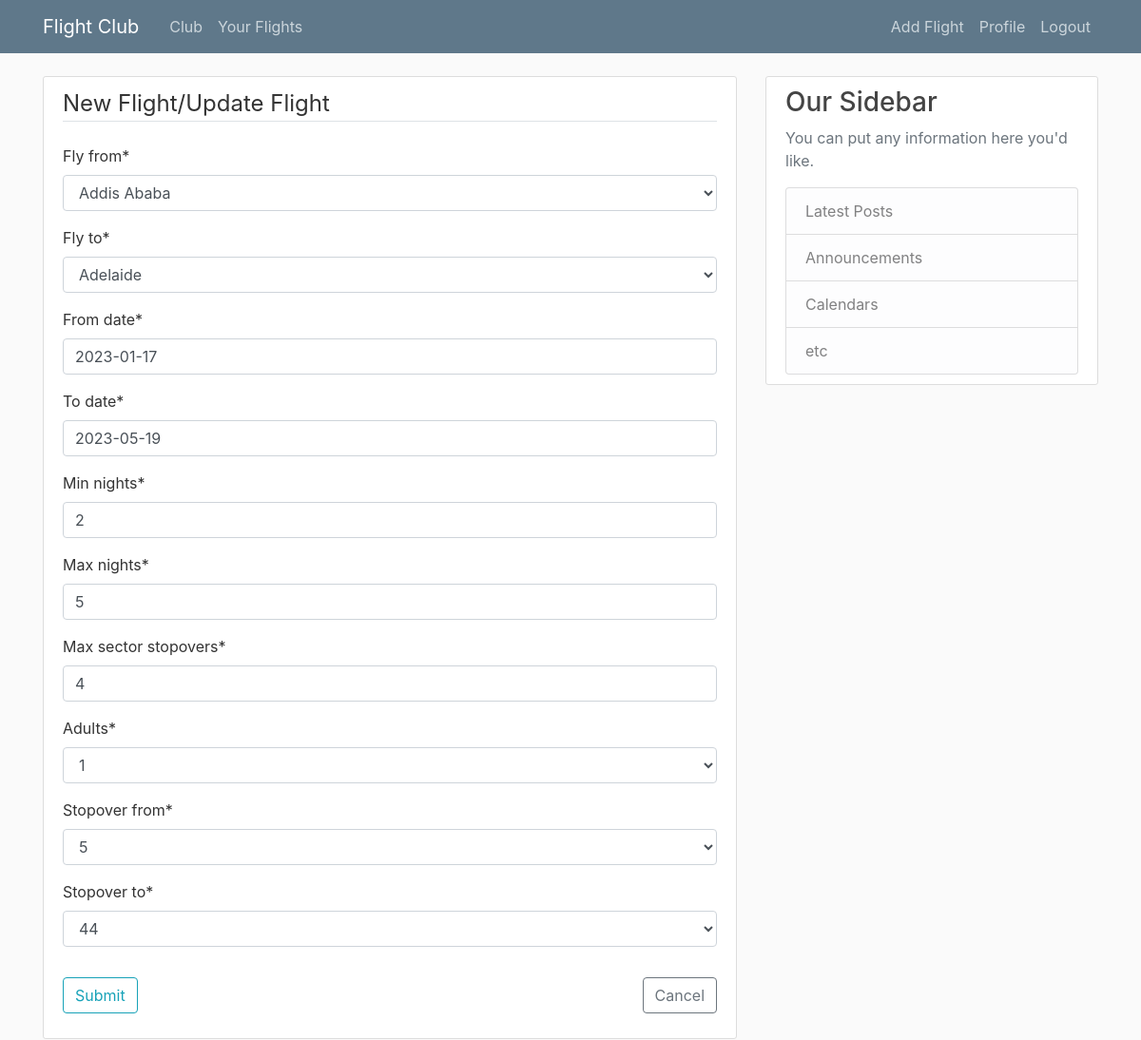
Page /flights-list/68/update/ (signed in) on the committed database.
### web/models.py (models this page shows, shortened)
class FlightDetails(models.Model):
    objects = models.Manager()
    CITIES_CHOICES = [(str(city), str(city)) for city in sorted(list(cities_and_codes.keys()))]
    ADULTS_CHOICES = [(i, i) for i in range(1,10)]
    STOPOVER_CHOICES = [(str(i), str(i)) for i in range(1,49)]
    title = models.CharField(max_length=50, blank=True)
    slug = models.SlugField(blank=True, null=True)
    user = models.ForeignKey(User, on_delete=models.CASCADE)
    fly_from = models.CharField(max_length=30, choices=CITIES_CHOICES)
    fly_to = models.CharField(max_length=30, choices=CITIES_CHOICES)
    from_date = models.DateField(null=True)
    to_date = models.DateField(null=True)
    min_nights = models.IntegerField(null=True)
    max_nights = models.IntegerField(null=True)
    max_sector_stopovers = models.IntegerField(null=True)
    adults = models.IntegerField(choices=ADULTS_CHOICES, null=True)
    stopover_from = models.CharField(max_length=30, choices=STOPOVER_CHOICES, null=True)
    stopover_to = models.CharField(max_length=30, choices=STOPOVER_CHOICES, null=True)
    iata_city_from = models.CharField(max_length=3, blank=True)
    iata_city_to = models.CharField(max_length=3, blank=True)
    price = models.IntegerField(blank=True, null=True)
    iata_port_from = models.CharField(max_length=3, blank=True, null=True)
    iata_port_to = models.CharField(max_length=3, blank=True, null=True)
    nights = models.IntegerField(blank=True, null=True)
    departure_date = models.DateField(blank=True, null=True)
    arrival_date = models.DateField(blank=True, null=True)
    tequila_affiliate_link = models.TextField(blank=True, null=True)

### web/views.py (the view, shortened to what this page needs)
# urls.py: path('flights-list/<int:pk>/update/', FlightUpdateView.as_view(), name='flight-update'),
class FlightUpdateView(LoginRequiredMixin, UserPassesTestMixin, UpdateView):
    model = FlightDetails
    template_name = 'web/flight_form.html'
    fields = ['fly_from' , 'fly_to' , 'from_date' , 'to_date' , 'min_nights' , 'max_nights' , 'max_sector_stopovers' ,
              'adults' , 'stopover_from' , 'stopover_to']
    widgets = {
        'from_date': FlightDateInput(),
        'to_date': FlightDateInput(),
    }
    def test_func(self):
        flight = self.get_object()
        return self.request.user == flight.user

### web/templates/web/flight_form.html (shortened to what this page needs)
{% extends "web/base.html" %}
{% load crispy_forms_tags %}
{% block content %}
    <div class="content-section">
      <form method="POST">
        <fieldset class="form-group">
          <legend class="border-bottom mb-4">New Flight/Update Flight</legend>
          {{ form|crispy }}
        </fieldset>
        <div class="form-group">
          <button class="btn btn-outline-info" type="submit">Submit</button>
          <a class="btn btn-outline-secondary float-right" href="{% url 'flights-list' %}">Cancel</a>
        </div>
      </form>
    </div>
{% endblock content %}

### web/static/web/main.css (style rules this page uses)
body { background: #fafafa; color: #333333; margin-top: 5rem; }
.content-section { background: #ffffff; padding: 10px 20px; border: 1px solid #dddddd; border-radius: 3px; margin-bottom: 20px; }

### rows in the picture
FlightDetails: fly_from "Addis Ababa", fly_to "Adelaide", from_date "2023-01-17", to_date "2023-05-19", min_nights "2", max_nights "5", max_sector_stopovers "4", adults "1", stopover_from "5", stopover_to "44"
